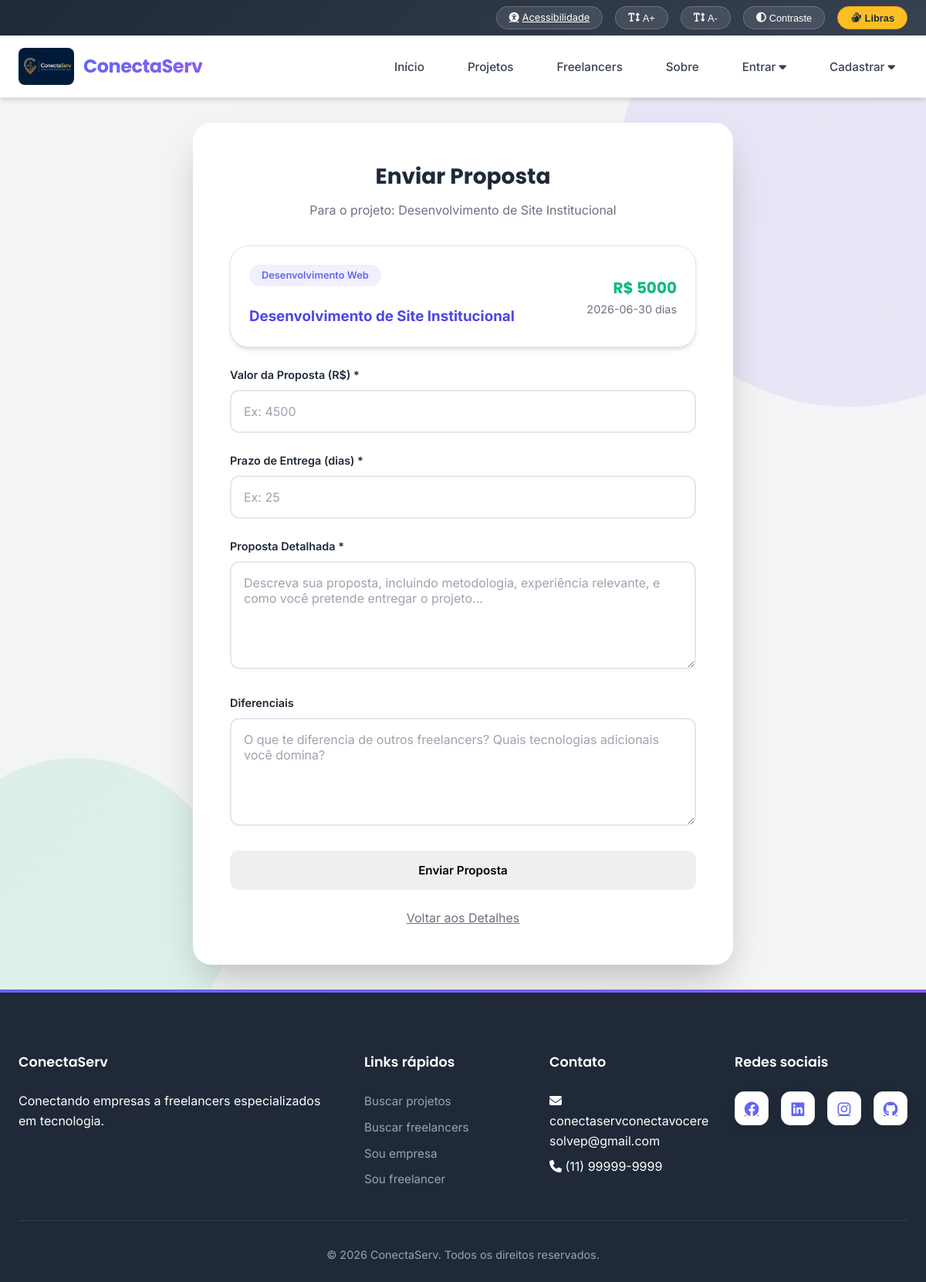
The app's page /enviar-proposta/5 (signed in), older data.
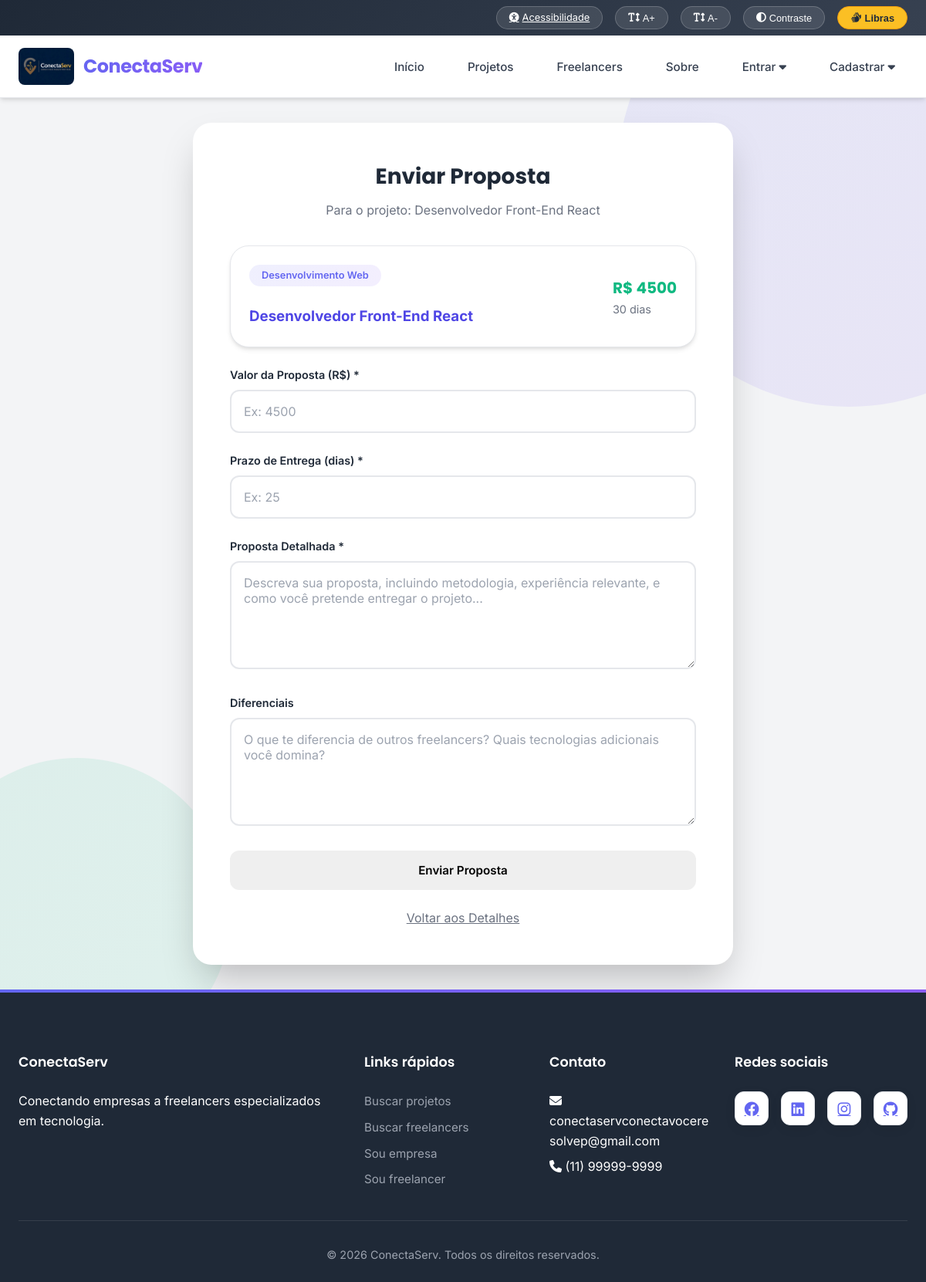
The same page, newer data.
### tables this page shows
CREATE TABLE projetos (
            id INTEGER PRIMARY KEY AUTOINCREMENT,
            empresa_id INTEGER NOT NULL,
            titulo TEXT NOT NULL,
            descricao TEXT NOT NULL,
            categoria TEXT NOT NULL,
            habilidades_requeridas TEXT,
            presupuesto DECIMAL(10,2),
            prazo DATE,
            nivel_experiencia TEXT,
            status TEXT DEFAULT 'aberto',
            data_criacao TIMESTAMP DEFAULT CURRENT_TIMESTAMP,
            FOREIGN KEY (empresa_id) REFERENCES empresas(id)
        );

### app.py (the view, shortened to what this page needs)
@app.route('/enviar-proposta/<int:projeto_id>', methods=['GET', 'POST'])
@freelancer_required
def enviar_proposta(projeto_id):
    conn = criar_conexao()
    cursor = conn.cursor()
    cursor.execute('SELECT *, presupuesto AS orcamento FROM projetos WHERE id = ?', (projeto_id,))
    projeto = format_projeto_data(cursor.fetchone())
    if not projeto:
        conn.close()
        flash(MSG.PROJETO_NAO_ENCONTRADO, 'erro')
        return redirect(url_for('projetos'))
    conn.close()
    return render_template('enviar_proposta.html', projeto=projeto)

### app.py (called while the page is built)
@app.context_processor
def inject_globals():
    return {
        'flash_messages': get_flashed_messages(with_categories=True),
        'alert_class': lambda category: ALERT_CLASS_MAP.get(category, category),
        'textos': obter_textos(),
        't': obter_textos(),
    }

def format_projeto_data(row):
    if row is None:
        return None
    data = dict(row)
    if 'presupuesto' in data:
        data['orcamento'] = data['presupuesto']
    return data

def freelancer_required(f):
    @wraps(f)
    def decorated_function(*args, **kwargs):
        if 'user_id' not in session or session.get('role') != 'freelancer':
            flash(MSG.APENAS_FREELANCER, 'erro')
            return redirect(url_for('index'))
        return f(*args, **kwargs)
    return decorated_function

### database/database.py (called while the page is built)
def configurar_sqlite(conn):
    conn.execute('PRAGMA journal_mode=WAL')
    conn.execute('PRAGMA busy_timeout=60000')
    conn.execute('PRAGMA synchronous=NORMAL')
    conn.execute('PRAGMA foreign_keys=ON')
    conn.execute('PRAGMA wal_checkpoint(PASSIVE)')

def criar_conexao():
    conn = sqlite3.connect(DB_PATH, timeout=60)
    conn.row_factory = sqlite3.Row
    configurar_sqlite(conn)
    return conn

### templates/enviar_proposta.html (shortened to what this page needs)
{% extends "base.html" %}
{% block content %}
<div class="auth-page">
    <div class="auth-container" style="max-width: 700px;">
        <div class="auth-header">
            <h1>Enviar Proposta</h1>
            <p>Para o projeto: {{ projeto.titulo }}</p>
        </div>
        <div class="card mb-3">
            <div class="card-body">
                <div class="d-flex justify-between align-center">
                    <div>
                        <span class="projeto-categoria">{{ projeto.categoria }}</span>
                        <h3 style="color: var(--azul-escuro); margin-top: var(--espaco-pequeno);">{{ projeto.titulo }}</h3>
                    </div>
                    <div style="text-align: right;">
                        <div class="projeto-budget">R$ {{ projeto.orcamento }}</div>
                        <div class="projeto-prazo">{{ projeto.prazo }} dias</div>
                    </div>
                </div>
            </div>
        </div>
        <form method="POST" action="{{ url_for('enviar_proposta', projeto_id=projeto.id) }}">
            <div class="form-group">
                <label for="valor">Valor da Proposta (R$) *</label>
                <input type="number" id="valor" name="valor" class="form-control" required
                       placeholder="Ex: 4500" min="1">
            </div>
            <div class="form-group">
                <label for="prazo">Prazo de Entrega (dias) *</label>
                <input type="number" id="prazo" name="prazo" class="form-control" required
                       placeholder="Ex: 25" min="1">
            </div>
            <div class="form-group">
                <label for="proposta">Proposta Detalhada *</label>
                <textarea id="proposta" name="proposta" class="form-control" required
                          placeholder="Descreva sua proposta, incluindo metodologia, experiência relevante, e como você pretende entregar o projeto..."></textarea>
            </div>
            <div class="form-group">
                <label for="diferenciais">Diferenciais</label>
                <textarea id="diferenciais" name="diferenciais" class="form-control"
                          placeholder="O que te diferencia de outros freelancers? Quais tecnologias adicionais você domina?"></textarea>
            </div>
            <button type="submit" class="btn btn-success btn-block">Enviar Proposta</button>
        </form>
        <div class="text-center mt-3">
            <a href="{{ url_for('detalhes_projeto', projeto_id=projeto.id) }}" style="color: var(--cinza-medio);">Voltar aos Detalhes</a>
        </div>
    </div>
</div>
{% endblock %}

Row changes from the older to the newer data that the page shows:
changed projetos "Desenvolvimento Web": titulo "Desenvolvimento de Site Institucional" → "Desenvolvedor Front-End React"; orcamento "5000" → "4500"; prazo "2026-06-30" → "30"
